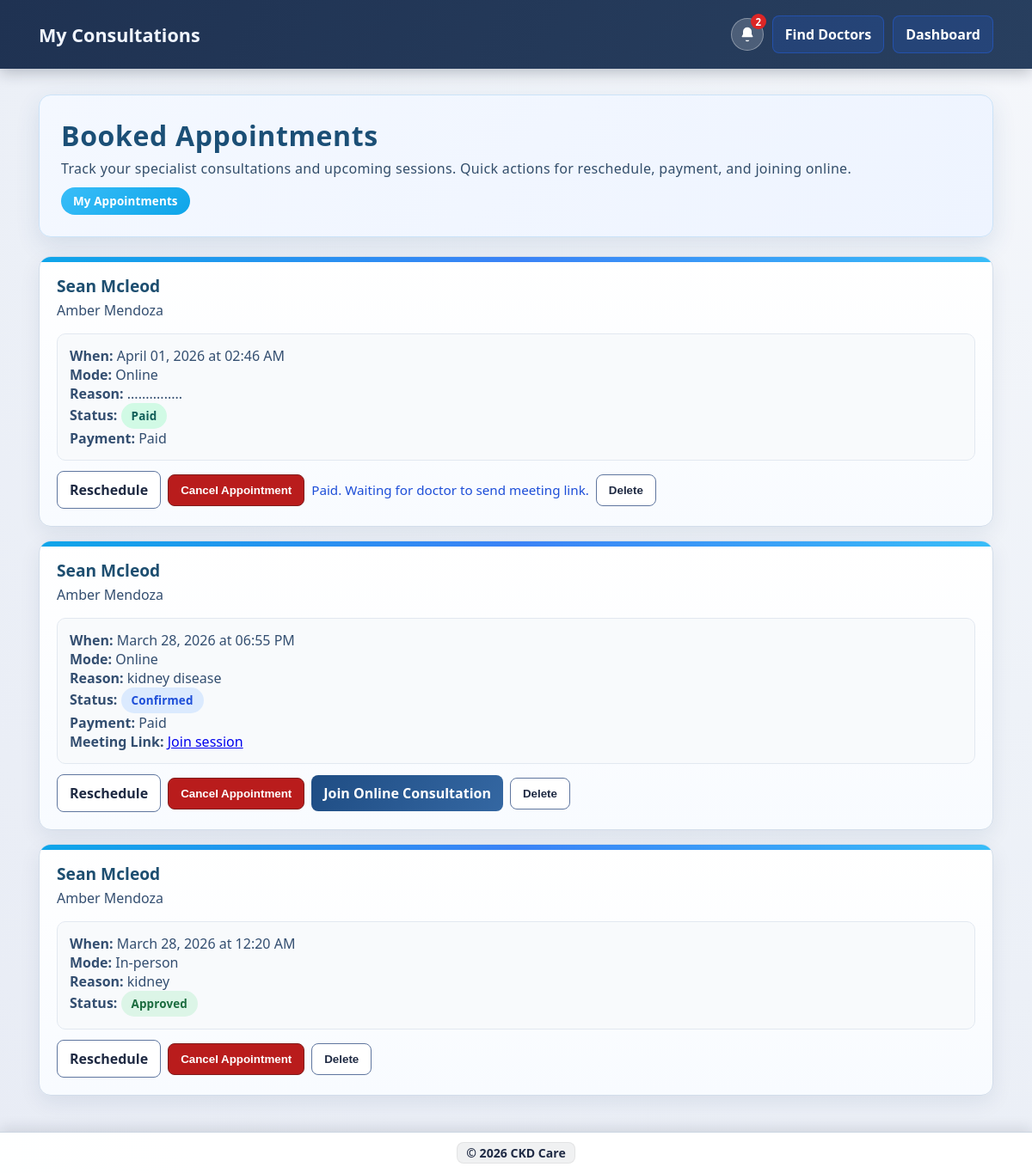
/appointments (signed in), run on the app's committed database.
### app.py (models this page shows, shortened)
class Appointment(db.Model):
    id = db.Column(db.Integer, primary_key=True)
    user_id = db.Column(db.Integer, db.ForeignKey('user.id'), nullable=False)
    prediction_id = db.Column(db.Integer, nullable=True)
    doctor_id = db.Column(db.Integer, db.ForeignKey('user.id'), nullable=False)
    doctor_name = db.Column(db.String(120), nullable=False)
    doctor_experience = db.Column(db.String(50), nullable=False)
    hospital = db.Column(db.String(160), nullable=False)
    patient_email = db.Column(db.String(120))
    appointment_datetime = db.Column(db.DateTime, nullable=False)
    mode = db.Column(db.String(20), default='In-person')
    meeting_platform = db.Column(db.String(50))
    meeting_link = db.Column(db.String(255))
    payment_status = db.Column(db.String(20), default='Pending')
    payment_reference = db.Column(db.String(150))
    reason = db.Column(db.Text)
    status = db.Column(db.String(20), default='Requested')
    decision_note = db.Column(db.Text)
    approved_at = db.Column(db.DateTime)
    rejected_at = db.Column(db.DateTime)
    created_at = db.Column(db.DateTime, default=datetime.utcnow)

### app.py (the view)
@app.route('/appointments')
@login_required
@role_required('patient')
def appointments():
    user_id = session.get('user_id')
    booked = Appointment.query.filter_by(user_id=user_id).order_by(Appointment.appointment_datetime.desc()).all()
    reminders = get_appointment_reminders(user_id)
    message = request.args.get('message', '')
    return render_template('appointments.html', appointments=booked, reminders=reminders, message=message)

### app.py (called while the page is built, shortened)
def format_datetime(value, fmt='%B %d, %Y at %I:%M %p', tz=None):
    if value is None:
        return ''
    if not isinstance(value, datetime):
        return str(value)
    if value.tzinfo is None:
        value = value.replace(tzinfo=timezone.utc)
    if tz is None:
        tz = DEFAULT_TIMEZONE
    if tz:
        try:
            value = value.astimezone(tz)
        except Exception:
            value = value.astimezone(timezone.utc)
    return value.strftime(fmt)

def login_required(f):
    @wraps(f)
    def decorated_function(*args, **kwargs):
        if 'user_id' not in session:
            return redirect(url_for('login'))
        return f(*args, **kwargs)
    return decorated_function

def role_required(role_name):
    def decorator(f):
        @wraps(f)
        def decorated_function(*args, **kwargs):
            if 'user_id' not in session:
                return redirect(url_for('login'))
            if session.get('user_role') != role_name:
                return redirect(url_for('dashboard'))
            return f(*args, **kwargs)
        return decorated_function
    return decorator

def get_unread_notification_count(user_id):
    return Notification.query.filter_by(user_id=user_id, is_read=False).count()

@app.context_processor
def inject_global_notification_state():
    user_id = session.get('user_id')
    data = {'unread_notification_count': 0}
    if user_id:
        data['unread_notification_count'] = get_unread_notification_count(user_id)
    data['current_year'] = datetime.utcnow().year
    return data

def get_appointment_reminders(user_id):
    now = datetime.now()
    upcoming_limit = now + timedelta(hours=48)
    appointments = Appointment.query.filter(
        Appointment.user_id == user_id,
        Appointment.status.in_(['Approved', 'Rescheduled'])
    ).order_by(Appointment.appointment_datetime.asc()).all()
    reminders = []
    for appointment in appointments:
        appt_time = appointment.appointment_datetime
        if appt_time < now:
            continue
    return reminders

### templates/appointments.html (shortened to what this page needs)
<!DOCTYPE html>
<html lang="en">
<head>
    <link rel="stylesheet" href="{{ url_for('static', filename='css/consult.css') }}">
</head>
<body>
    <nav class="navbar">
        <div class="navbar-container">
            <div class="navbar-brand"><h2>My Consultations</h2></div>
            <div class="navbar-menu">
                <a href="{{ url_for('notifications_page') }}" class="notif-icon" title="Notifications">
                    <svg viewBox="0 0 24 24" fill="currentColor" aria-hidden="true">
                        <path d="M12 2a6 6 0 0 0-6 6v3.76l-1.63 2.8A1 1 0 0 0 5.23 16h13.54a1 1 0 0 0 .86-1.44L18 11.76V8a6 6 0 0 0-6-6zm0 20a3 3 0 0 0 2.83-2H9.17A3 3 0 0 0 12 22z"/>
                    </svg>
                    {% if unread_notification_count > 0 %}
                        <span class="notif-badge">{{ unread_notification_count }}</span>
                    {% endif %}
                </a>
                <a href="{{ url_for('doctors') }}" class="btn btn-secondary">Find Doctors</a>
                <a href="{{ url_for('dashboard') }}" class="btn btn-secondary">Dashboard</a>
            </div>
        </div>
    </nav>
    <div class="container">
        <div class="page-header booking-header">
            <h1>Booked Appointments</h1>
            <p>Track your specialist consultations and upcoming sessions. Quick actions for reschedule, payment, and joining online.</p>
            <div class="pill-highlight">My Appointments</div>
        </div>
        <div id="toastContainer" class="toast-container" aria-live="polite" aria-atomic="true"></div>
        {% if appointments %}
            <div class="appointments-grid">
                {% for appointment in appointments %}
                    <div class="appointment-card">
                        <h3>{{ appointment.doctor_name }}</h3>
                        <p>{{ appointment.hospital }}</p>
                        <div class="metrics-list">
                            <p><strong>When:</strong> {{ appointment.appointment_datetime|format_datetime }}</p>
                            <p><strong>Mode:</strong> {{ appointment.mode }}</p>
                            <p><strong>Reason:</strong> {{ appointment.reason if appointment.reason else 'General kidney health consultation' }}</p>
                            <p><strong>Status:</strong> <span class="status-badge status-{{ appointment.status|lower }}">{{ appointment.status }}</span></p>
                            {% if appointment.mode == 'Online' %}
                                <p><strong>Payment:</strong> {{ appointment.payment_status or 'Pending' }}</p>
                            {% endif %}
                            {% if appointment.meeting_link %}
                                <p><strong>Meeting Link:</strong> <a href="{{ appointment.meeting_link }}" target="_blank" rel="noopener noreferrer">Join session</a></p>
                            {% endif %}
                        </div>
                        <div class="card-actions" style="margin-top: 12px; display:flex; gap: 8px; flex-wrap: wrap; align-items:center;">
                            {% if appointment.status != 'Cancelled' and appointment.status != 'Rejected' %}
                                {% if appointment.status != 'Requested' %}
                                    <a href="{{ url_for('reschedule_appointment', appointment_id=appointment.id) }}" class="btn btn-outline">Reschedule</a>
                                {% endif %}
                                <form method="POST" action="{{ url_for('cancel_appointment', appointment_id=appointment.id) }}" class="cancel-form" data-doctor-name="{{ appointment.doctor_name }}">
                                    <button class="btn btn-danger" type="submit">Cancel Appointment</button>
                                </form>
                            {% endif %}
                            {% if appointment.status == 'Requested' %}
                                <span style="color: #64748b; font-size: 0.9rem;">Waiting for doctor approval.</span>
                            {% elif appointment.status == 'Approved' and appointment.mode == 'Online' and appointment.payment_status == 'Pending' %}
                                <form method="POST" action="{{ url_for('pay_appointment', appointment_id=appointment.id) }}" class="pay-form">
                                    <button class="btn btn-primary" type="submit">Pay Online Now</button>
                                </form>
                                <span style="color: #64748b; font-size: 0.9rem;">Doctor approved; pay to confirm and receive link.</span>
                            {% elif appointment.status == 'Paid' and appointment.mode == 'Online' %}
                                <span style="color: #1d4ed8; font-size: 0.95rem;">Paid. Waiting for doctor to send meeting link.</span>
                            {% elif appointment.status == 'Confirmed' and appointment.mode == 'Online' and appointment.meeting_link %}
                                <a href="{{ appointment.meeting_link }}" target="_blank" rel="noopener noreferrer" class="btn btn-primary">Join Online Consultation</a>
                            {% elif appointment.status == 'Confirmed' and appointment.mode != 'Online' %}
                                <span style="color: #1d4ed8; font-size: 0.95rem;">Appointment confirmed. You can reschedule or cancel.</span>
                            {% endif %}
                            <form method="POST" action="{{ url_for('delete_appointment', appointment_id=appointment.id) }}" class="delete-form" data-doctor-name="{{ appointment.doctor_name }}">
                                <button class="btn btn-outline" type="submit">Delete</button>
                            </form>
                        </div>
                    </div>
                {% endfor %}
            </div>
        {% endif %}
    </div>
    <div class="middle-footer"><span>© {{ current_year if current_year is defined else 2026 }} CKD Care</span></div>
</body>
</html>

### data on the page
Appointment: doctor_name "Sean Mcleod", hospital "Amber Mendoza", appointment_datetime "April 01, 2026 at 02:46 AM", mode "Online", reason "...............", status "Paid", payment_status "Paid", shows "Paid. Waiting for doctor to send meeting link."
Appointment: doctor_name "Sean Mcleod", hospital "Amber Mendoza", appointment_datetime "March 28, 2026 at 06:55 PM", mode "Online", reason "kidney disease", status "Confirmed", payment_status "Paid"
Appointment: doctor_name "Sean Mcleod", hospital "Amber Mendoza", appointment_datetime "March 28, 2026 at 12:20 AM", mode "In-person", reason "kidney", status "Approved"

### other printed values
{{ unread_notification_count }} "2"
{{ current_year if current_year is defined else 2026 }} "2026"
